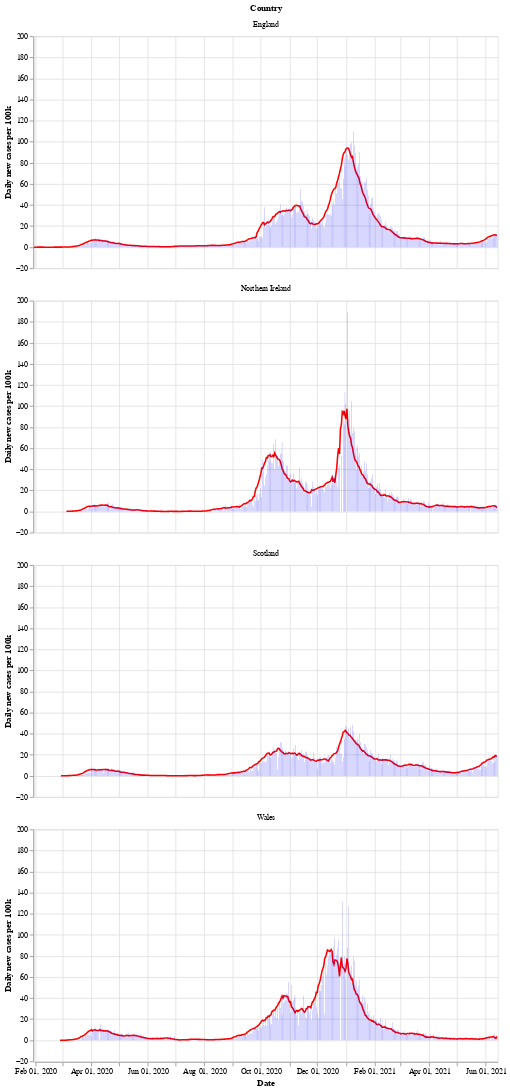

Notebook cell for this chart:
### Markdown cell above
Next is a bar chart of the number of new cases in each country (per 100k population), with the 7 day moving average of cases. Again we see that Wales saw a longer period of raising and falling cases compared to the other countries.

After a period of cases falling, each nation is now seeing a rise in the number of cases - especially in Wales.

### Code cell
# collapse
bars = alt.Chart(uk_cases).mark_bar().encode(
    x=alt.X("yearmonthdate(date):T", axis=alt.Axis(title='Date')),
    y=alt.Y("newCasesRate:Q", axis=alt.Axis(title='Daily new cases per 100k')),
    tooltip='newCasesRate',
    color=alt.condition(
        alt.datum.dailyChange > 0,
        alt.value("orange"),  # The positive color
        alt.value("blue")  # The negative color
    )
).properties(title='New cases per 100k population with rolling 7 day average', width=600).interactive()
line = alt.Chart(uk_cases).mark_line(
    color='red',
    size=2,
).transform_window(
    rolling_mean='mean(newCasesRate)',
    frame=[0, 7],
    groupby=['areaName']
).encode(
    x='yearmonthdate(date):T',
    y='rolling_mean:Q'
)
alt.layer(line, bars, data=uk_cases).facet(alt.Row('areaName', title='Country'), columns=1)

### Figure 1 — Vega-Lite specification as saved in the notebook (floating-point values rounded to 4 significant figures; data arrays with more than 128 entries replaced by an {"elided": "..."} marker saying what was removed)
{"config": {"view": {"continuousWidth": 400, "continuousHeight": 300}}, "data": {"name": "data-7565f24328aec726b0f8d5f28f256253"}, "facet": {"type": "nominal", "field": "areaName", "title": "Country"}, "spec": {"layer": [{"mark": {"type": "line", "color": "red", "size": 2}, "encoding": {"x": {"type": "temporal", "field": "date", "timeUnit": "yearmonthdate"}, "y": {"type": "quantitative", "field": "rolling_mean"}}, "transform": [{"window": [{"op": "mean", "field": "newCasesRate", "as": "rolling_mean"}], "frame": [0, 7], "groupby": ["areaName"]}]}, {"mark": "bar", "encoding": {"color": {"condition": {"value": "orange", "test": "(datum.dailyChange > 0)"}, "value": "blue"}, "tooltip": {"type": "quantitative", "field": "newCasesRate"}, "x": {"type": "temporal", "axis": {"title": "Date"}, "field": "date", "timeUnit": "yearmonthdate"}, "y": {"type": "quantitative", "axis": {"title": "Daily new cases per 100k"}, "field": "newCasesRate"}}, "selection": {"selector002": {"type": "interval", "bind": "scales", "encodings": ["x", "y"]}}, "title": "New cases per 100k population with rolling 7 day average", "width": 600}]}, "columns": 1, "$schema": "https://vega.github.io/schema/vega-lite/v4.8.1.json", "datasets": {"data-7565f24328aec726b0f8d5f28f256253": {"elided": "1912 records"}}}
